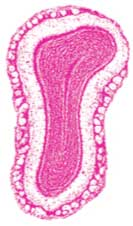
#> input picture Lab5/Testing/Hist-Level-01.jpg, 133 x 226 px; its folder holds only this picture in this run
$ python -i lib_segment.py   (imports and definitions only)   (older library calls are emulated)
#> lines starting #> are read from the running program, lines starting #| are printed output that depends on the picture; after the words box and inside, x2 and y2 are one past the last pixel; in counts of white or black regions, pixels touching at a corner belong together
# -*- coding: utf-8 -*-
"""
Course: CS 4365/5354 [Computer Vision]
Author: Jose Perez [ID: 80473954]
Assignment: Lab 5
Instructor: Olac Fuentes
"""
import numpy as np

def segment_label(im):
    import skimage.filters as filters
    from skimage.segmentation import clear_border
    from skimage.measure import label
    import skimage.morphology as morphology
    # Apply threshold
    t = filters.threshold_adaptive(im, block_size=5, offset=8, method="gaussian", param=10)

    bw = morphology.opening(t, morphology.diamond(3))

    # remove artifacts connected to image border
    cleared = bw.copy()
    clear_border(cleared)

    # label image regions
    label_image, num = label(cleared, return_num=True)
    borders = np.logical_xor(bw, cleared)
    label_image[borders] = -1

    # Clean image
    sizes = np.bincount(label_image.ravel())
    mask_sizes = sizes > 20
    mask_sizes[0] = 0
    cleaned = mask_sizes[label_image]

    return cleaned

def segment_ncut2(im):
    from skimage import segmentation, color
    from skimage.future import graph

    labels1 = segmentation.slic(im, compactness=30, n_segments=400)
    #out1 = color.label2rgb(labels1, im, kind='avg')

    g = graph.rag_mean_color(im, labels1, mode='similarity')
    labels2 = graph.cut_normalized(labels1, g)
    out2 = color.label2rgb(labels2, im, kind='avg')

    return out2

# Size of images for eigenvector calculation
WID = 75
def segment_ncut(im, k):
    from lib_ncut import ncut_graph_matrix, cluster
    from scipy.misc import imresize
    global WID

    (w, h) = im.shape[:2]

    # Resize image to (wid,wid) for fast eigenvector calculation
    rim = imresize(im,(WID,WID),interp='bilinear')
    rim = np.array(rim,'f')

    # Create normalized cut matrix
    A = ncut_graph_matrix(rim,sigma_d=1,sigma_g=.0004)

    # Cluster
    code, V = cluster(A,k,ndim=3)

    # Reshape to original image size
    codeim = imresize(code.reshape(WID,WID),(w,h),interp='nearest')

    return codeim

# [36 lines of commented-out code are left out]

>>> import cv2
>>> picture = cv2.imread('Testing/Hist-Level-01.jpg', cv2.IMREAD_GRAYSCALE)
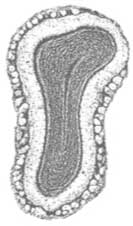
#> picture: shape (226, 133); min 89, max 255, mean 206.8
>>> result = segment_label(picture)
#> in segment_label, `t = filters.threshold_adaptive(im, block_size=5, offset=8, method="gau..`:
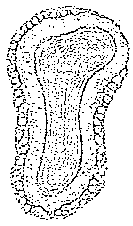
#> t: shape (226, 133) bool; 87.9% white; black in thin lines or dots, all inside (x1, y1, x2, y2) = (6, 6, 130, 220)
#> in segment_label, `bw = morphology.opening(t, morphology.diamond(3))`:
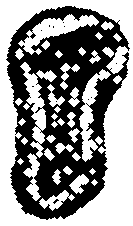
#> bw: shape (226, 133) bool; 55.8% white; 12 black regions (11 under 20 px), largest, box (x1, y1, x2, y2) and area: (6, 6, 130, 220) 13265
#> in segment_label, `label_image, num = label(cleared, return_num=True)`:
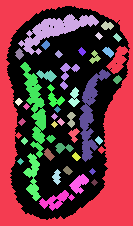
#> label_image: shape (226, 133) int32; 42 distinct labels, from 0 to 41; one colour per label, 0 black
#> in segment_label, `label_image, num = label(cleared, return_num=True)`: num = 41
#> in segment_label, `borders = np.logical_xor(bw, cleared)`: borders: shape (226, 133) bool; every value is 0
#> in segment_label, `sizes = np.bincount(label_image.ravel())`: sizes = 42 values, max 13291 at index 0, min 25 at index 20, mean 715.7

$ run again, on Lab5/Testing/Hist-Level-02.jpg
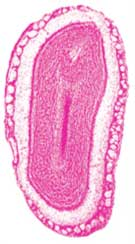
#> input picture Lab5/Testing/Hist-Level-02.jpg, 135 x 244 px
#> in segment_label, `t = filters.threshold_adaptive(im, block_size=5, offset=8, method="gau..`:
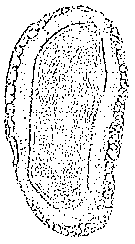
#> t: shape (244, 135) bool; 89.2% white; black in thin lines or dots, all inside (x1, y1, x2, y2) = (4, 5, 129, 237)
#> bw: shape (244, 135) bool; 61.9% white; 23 black regions (21 under 20 px), largest, box (x1, y1, x2, y2) and area: (4, 5, 129, 237) 12459, (85, 175, 92, 193) 32
#> in segment_label, `label_image, num = label(cleared, return_num=True)`:
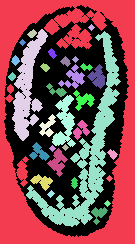
#> label_image: shape (244, 135) int32; 32 distinct labels, from 0 to 31; one colour per label, 0 black
#> num = 31
#> borders: shape (244, 135) bool; every value is 0
#> sizes = 32 values, max 12534 at index 0, min 25 at index 2, mean 1029.4

$ run again, on Lab5/Testing/Hist-Level-03.jpg
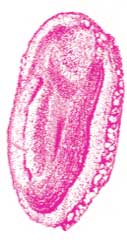
#> input picture Lab5/Testing/Hist-Level-03.jpg, 127 x 248 px
#> in segment_label, `t = filters.threshold_adaptive(im, block_size=5, offset=8, method="gau..`:
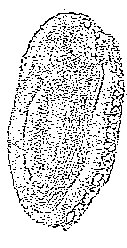
#> t: shape (248, 127) bool; 85.8% white; black in thin lines or dots, all inside (x1, y1, x2, y2) = (7, 9, 127, 231)
#> bw: shape (248, 127) bool; 46.6% white; 37 white regions, largest, box (x1, y1, x2, y2) and area: (0, 0, 127, 248) 12321, (13, 149, 31, 187) 285, (78, 149, 98, 181) 200
#> in segment_label, `label_image, num = label(cleared, return_num=True)`:
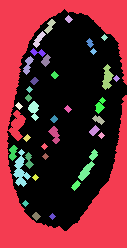
#> label_image: shape (248, 127) int32; 38 distinct labels, from 0 to 37; one colour per label, 0 black
#> num = 37
#> borders: shape (248, 127) bool; every value is 0
#> sizes = 38 values, max 16834 at index 0, min 25 at index 5, mean 828.8

$ run again, on Lab5/Testing/Hist-Level-04.jpg
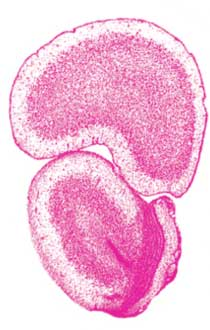
#> input picture Lab5/Testing/Hist-Level-04.jpg, 210 x 330 px
#> in segment_label, `t = filters.threshold_adaptive(im, block_size=5, offset=8, method="gau..`:
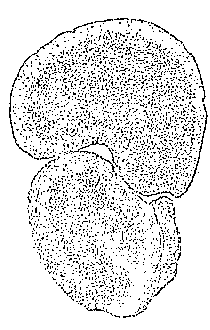
#> t: shape (330, 210) bool; 88.9% white; black in thin lines or dots, all inside (x1, y1, x2, y2) = (9, 18, 208, 318)
#> bw: shape (330, 210) bool; 53% white; 18 black regions (17 under 20 px), largest, box (x1, y1, x2, y2) and area: (9, 18, 210, 317) 32537
#> in segment_label, `label_image, num = label(cleared, return_num=True)`:
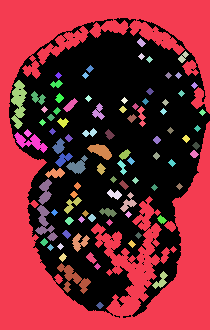
#> label_image: shape (330, 210) int32; 91 distinct labels, from 0 to 90; one colour per label, 0 black
#> num = 90
#> borders: shape (330, 210) bool; every value is 0
#> sizes = 91 values, max 32584 at index 0, min 25 at index 4, mean 761.5
